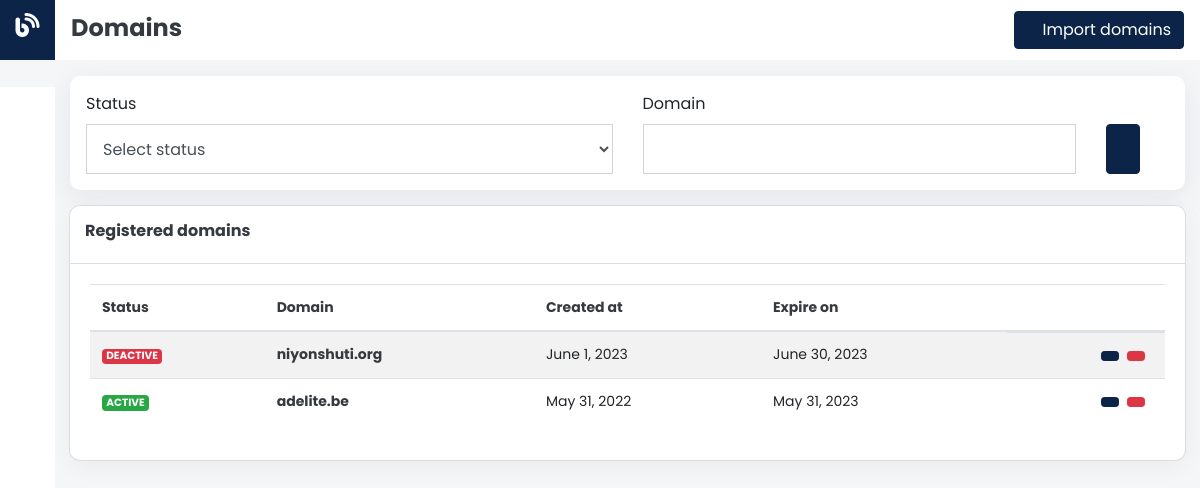
Page /flags/domains/ (signed in) on the earlier database version.
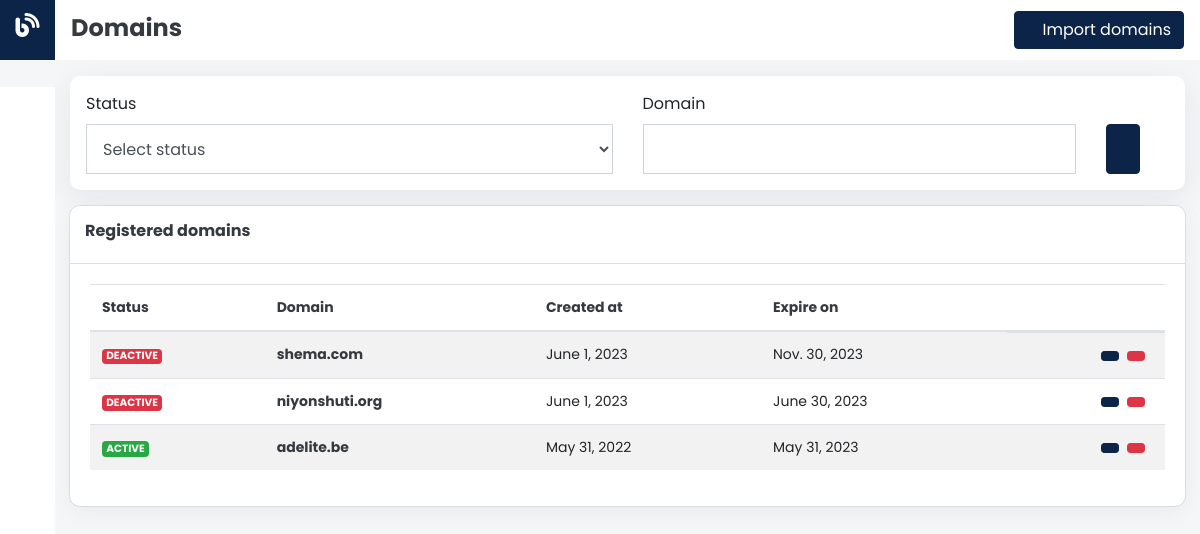
Same page on the later database version.
### flags/models.py (models this page shows, shortened)
class Domain(models.Model):
    fqdn = models.CharField(max_length=255)
    created_at = models.DateTimeField()
    expire_at = models.DateTimeField()
    deleted_at = models.DateTimeField(default=None, null=True, blank=True)
    @property
    def is_active(self) -> bool:
        if self.deleted_at is not None:
            return False
        if timezone.now() < self.expire_at:
            return False
        return True

### flags/views.py (the view, shortened to what this page needs)
# urls.py: path("domains/", views.DomainListView.as_view(), name="domains"),
class DomainListView(LoginRequiredMixin, View):
    template_name = "flags/domains.html"
    def get(self, request: HttpRequest, *args, **kwargs):
        domains = Domain.objects.all().order_by("-created_at")[:50]
        status = request.GET.get("status", "")
        domain = request.GET.get("domain", "")
        context = {"domains": domains}
        return render(request, self.template_name, context)

### flags/templates/flags/domains.html (shortened to what this page needs)
{% extends 'flags/base.html' %} {% load static %} {% block body %}
<div class="container-fluid">
  <div class="filter-holder p-3 mt-3">
    <form action="">
      <div class="row">
        <div class="col-lg-6 col-md-6">
          <label for="status">Status</label>
          <select name="status" class="form-control">
            <option value="">Select status</option>
          </select>
        </div>
        <div class="col-lg-5 col-md-5">
          <label for="domain">Domain</label>
          <input name="domain" type="text" class="form-control" />
        </div>
        <div class="col-lg-1 col-md-1 d-flex align-items-end">
          <button class="btn btn-filter btn-primary px-3">
          </button>
        </div>
      </div>
    </form>
  </div>
  <div class="table-holder mt-3">
    <div class="card">
      <div class="card-container">
        <div class="card-header">
          <div class="d-flex align-items-center justify-content-between">
            <div>
              <h6 class="font-700 text-dark">Registered domains</h6>
            </div>
            <div>
            </div>
          </div>
        </div>
        <div class="card-body">
          <table class="table table-striped table-hover">
            <thead>
              <th class="text-dark">Status</th>
              <th class="text-dark">Domain</th>
              <th class="text-dark">Created at</th>
              <th class="text-dark">Expire on</th>
              <th></th>
            </thead>
            <tbody>
              {% if domains %} {% for domain in domains %}
              <tr>
                <td>
                  {% if domain.is_active %}
                  <span class="badge badge-success">ACTIVE</span>
                  {% else %}
                  <span class="badge badge-danger">DEACTIVE</span>{% endif %}
                </td>
                <td class="text-dark"><strong>{{domain.fqdn}}</strong></td>
                <td>{{domain.created_at.date}}</td>
                <td>{{domain.expire_at.date}}</td>
                <td class="d-flex justify-content-end">
                  <a href="{% url 'domain-details' domain.id %}">
                    <button class="btn btn-sm btn-primary mr-2">
                    </button>
                  </a>
                  <a href="">
                    <button class="btn btn-sm btn-danger mr-2">
                    </button>
                  </a>
                </td>
              </tr>
              {% endfor %} {% endif %}
            </tbody>
          </table>
        </div>
      </div>
    </div>
  </div>
</div>
{% endblock %} {% block header-title %}
<div class="d-flex align-items-center justify-content-between w-100">
  <h4 class="text-dark font-700 mt-1">Domains</h4>
  <a href="{% url 'add-domains' %}" style="text-decoration: none">
    <button class="btn btn-primary d-flex align-items-center">
       Import domains
    </button>
  </a>
</div>
{% endblock %} {% block title %} Domains {% endblock %}

Differences in the rows shown:
added Domain: shows "DEACTIVE", fqdn "shema.com", created_at "June 1, 2023", expire_at "Nov. 30, 2023"
